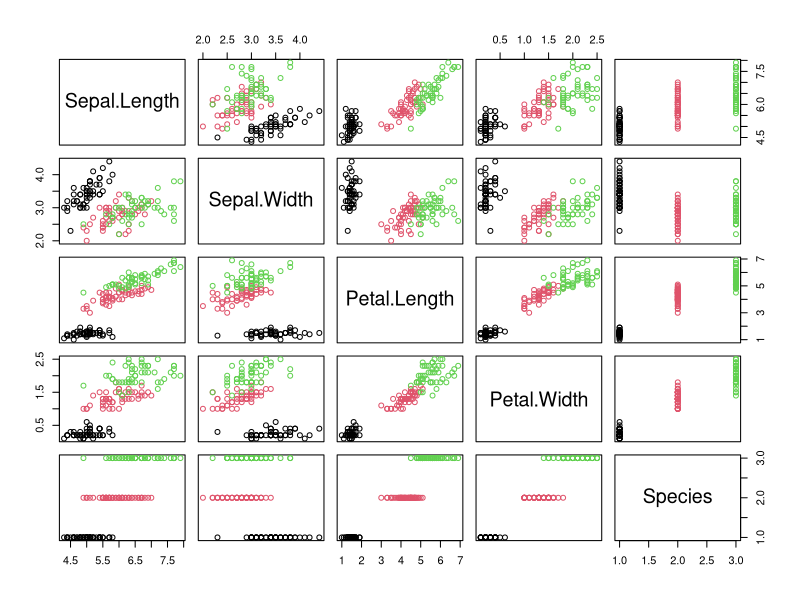
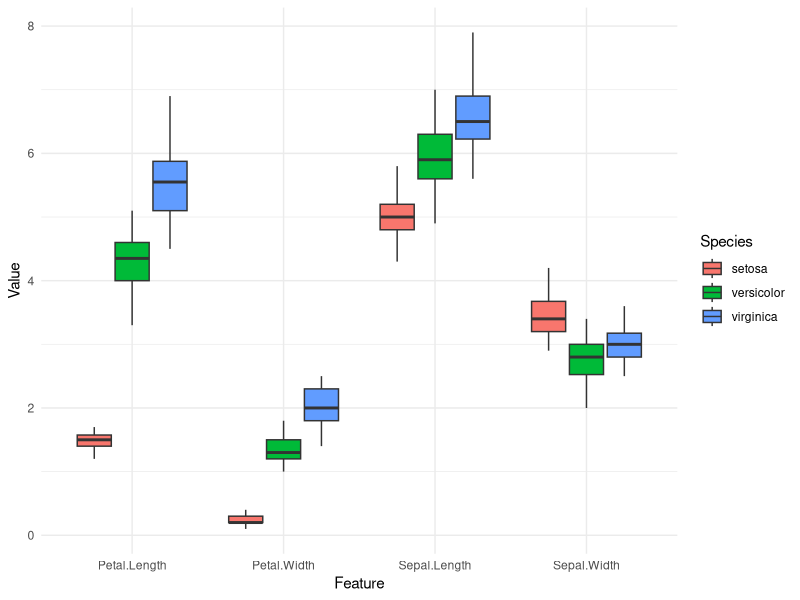

Write R code to recreate these figures, in order.
## ---- chunk 1
knitr::opts_chunk$set(echo = TRUE)
library(tidyverse)
library(caret)
library(randomForest)
## ---- chunk 2
data(iris)
glimpse(iris)
## ---- chunk 3
pairs(iris, col = iris$Species)
## ---- chunk 4
iris_long <- pivot_longer(iris, cols = -Species, names_to = "Feature", values_to = "Value")
ggplot(iris_long,aes(x = Feature, y=Value)) +
  geom_boxplot(aes(fill=Species), outliers = FALSE)+
  scale_color_brewer(palette="Dark2")+
  theme_minimal()
## ---- chunk 5
set.seed(42)
trainIndex <- createDataPartition(iris$Species, p = 0.8, list = FALSE)
iris_train <- iris[trainIndex, ]
iris_test <- iris[-trainIndex, ]

rf_model <- randomForest(Species ~ ., data = iris_train, ntree = 1000, random_state = 42)

rf_predictions <- predict(rf_model, iris_test)
confusion_matrix <- confusionMatrix(rf_predictions, iris_test$Species)
print(confusion_matrix)

input_data <- data.frame(
  Sepal.Length=c(5.1,6.2,5.7),
  Sepal.Width=c(3.5,3.2,2.8),
  Petal.Length=c(1.4,4.5,4.5),
  Petal.Width=c(0.2,1.5,1.3)
)

print("Predicting for following input")
print(input_data)

output <- predict(rf_model, input_data)
print(output)
